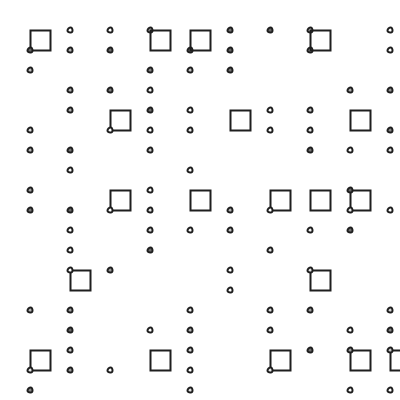
Frame 1 (no input)
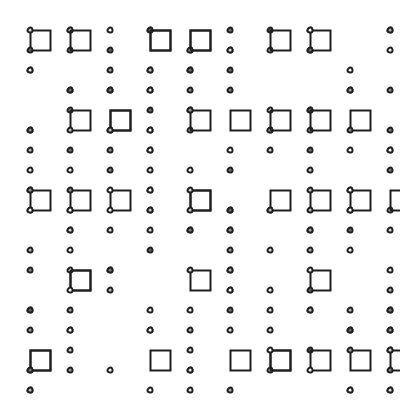
Frame 2 (the mouse pressed at the canvas centre, redrawn once)

The Processing sketch that drew these frames (run headless with seeded random() and noise(); the mouse was pressed at the canvas centre and the sketch redrawn once):

// Processing sketch: processing_39454
// ── processing_39454.pde

void setup() {
  size(400,400);
  colorMode(RGB);
  background(255);
}

void draw() {
  for(int a= 20; a<height; a+=20) {
    for( int b=20; b<width; b+=40) {
      float rand = random(8);
      if (rand>4) {
        patch (a, b);
      }
      else {
        patch2(b,a);
      }}}
      
      noLoop();
}
//creates the first image which is not likely to be generated but sometimes does
void patch2(float x, float y){
  pushMatrix();
  translate(x,y);
  ellipseMode(CENTER);
  fill(random(100,300));
  ellipse(10,10,5,5);
  popMatrix();
}
//creates the rectangles which are generated in two sizes
//a large one
//and a small one
void patch(float x, float y) {
  pushMatrix();
  translate(x,y);
  noFill();
  strokeWeight(2);
  stroke(30);
  rectMode(CENTER);
  rect(x,y,20,20);
  popMatrix();
}
